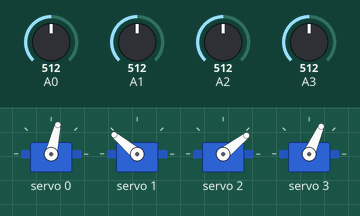
The sketch below on a simulated Arduino Uno, built with avr-gcc and run on an emulated ATmega328P. Parts: 4 × servo. Inputs (shaded band) come from the test bench; at power-on: A0 = 512, A1 = 512, A2 = 512, A3 = 512.

Above: at 1.2 s.
1.3 s: A0 set to 710
At 2.3 s:
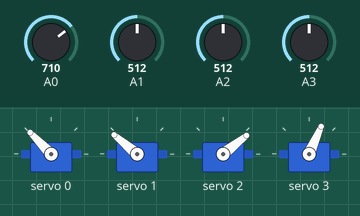
2.8 s: A1 set to 710
At 3.5 s:
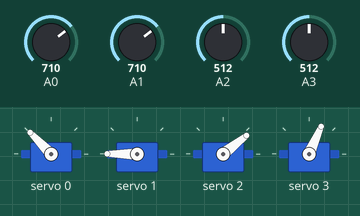
4.3 s: A2 set to 710
At 5.5 s:
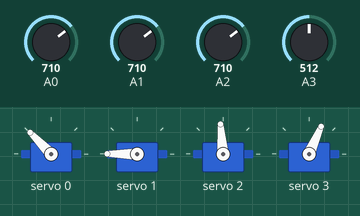
5.8 s: A3 set to 710
At 6.8 s:
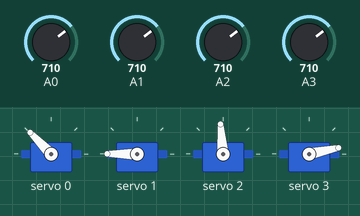
7.3 s: A0 set to 992
At 8.2 s:
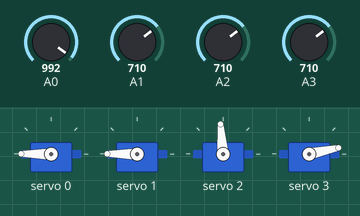
8.8 s: A2 set to 992
At 9.2 s:
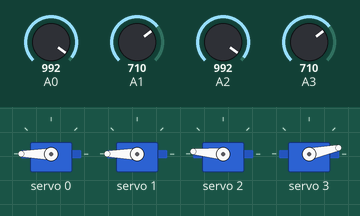
Timing chart, 0 to 11.3 s (numbered marks = the images above; inputs shaded):
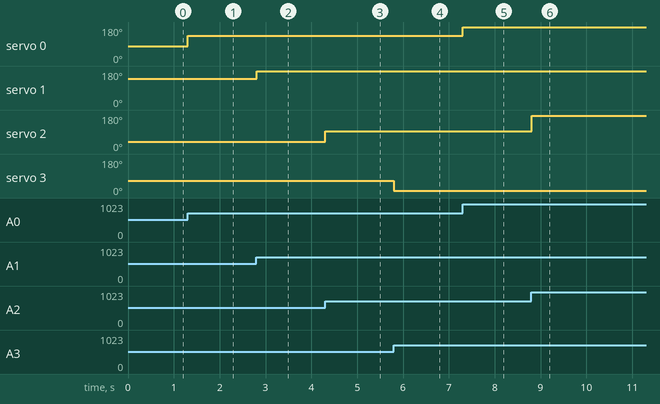

The sketch:

pot-girar-servos-pca9685.ino
```cpp
// MOVER SERVOS DE ACORDO COM POTENCIÔMETROS. POSSÍVEL MELHORIA:
// PARAR DE USAR LARGURA DE PUSLO E USAR OS VALORES QUE CONHEÇO
// PARA CONTROLAR OS SERVOS, PODENDO ADAPTAR PARA CADA UM.
#include <Wire.h>
#include <Adafruit_PWMServoDriver.h>

#define MIN_PULSE_WIDTH        700
#define MAX_PULSE_WIDTH       2350
#define FREQUENCY               60


#define potBase                 A0
#define potBraco1               A1
#define potBraco2               A2
#define potBraco3               A3
#define potGripper              A4

Adafruit_PWMServoDriver pwm = Adafruit_PWMServoDriver();

int base = 0;
int braco1 = 1;
int braco2 = 2;
int braco3 = 3;
int gripper = 5;

int pulse_wide;

void setup()
{
  pwm.begin();
  pwm.setPWMFreq(FREQUENCY);

  Serial.begin(9600);

  //posInit();
}


void moveMotor(int controlIn, int motorOut)
{
  int pulse_wide, pulse_width, potVal;

  potVal = analogRead(controlIn);                                                   //Read value of Potentiometer

  pulse_wide = map(potVal, 300, 850, MIN_PULSE_WIDTH, MAX_PULSE_WIDTH);


  switch(motorOut){
    case 0: // base
      pulse_wide = map(potVal, 300, 850, MIN_PULSE_WIDTH, MAX_PULSE_WIDTH);
      break;

    case 1: // braco1
      pulse_wide = map(potVal, 120, 620, MIN_PULSE_WIDTH, MAX_PULSE_WIDTH);
      break;

    case 2: // braco2
      pulse_wide = map(potVal, 430, 990, MIN_PULSE_WIDTH, MAX_PULSE_WIDTH);
      break;

    case 3: // braco3
      pulse_wide = map(potVal, 700, 110, MIN_PULSE_WIDTH, MAX_PULSE_WIDTH);
      break;

    case 5: //gripper
      pulse_wide = map(potVal, 0, 1023, MIN_PULSE_WIDTH, MAX_PULSE_WIDTH);
      break;

  }
  pulse_width = int(float(pulse_wide) / 1000000 * FREQUENCY * 4096);                //Map Potentiometer position to Motor

  pwm.setPWM(motorOut, 0, pulse_width); //com todas as transformações do valor recebido pelo pot, girar o servo

}

void loop() {
  moveMotor(potBase, base);
  moveMotor(potBraco1, braco1);
  moveMotor(potBraco2, braco2);
  moveMotor(potBraco3, braco3);
  //moveMotor(gripper, potGripper);


}

void posInit(){ // posição inicial. Serve também pra girar tudo
  pwm.setPWM(0, 0, 335); //base na posição 3, a central
  delay(300);
  pwm.setPWM(1, 0, 380); //b1
  delay(300);
  pwm.setPWM(2, 0, 350); //b2
  delay(300);
  pwm.setPWM(3, 0, 240); //b3
  delay(300);
  pwm.setPWM(5, 0, 200);  //gripper
}
```

Measured:
- after the input at 1.3 s, servo 0: 77° → 134° at once
- after the input at 2.8 s, servo 1: 140° → 180° at once
- after the input at 4.3 s, servo 2: 38° → 95° at once
- after the input at 5.8 s, servo 3: 66° → 12° at once
- after the input at 7.3 s, servo 0: 134° → 180° at once
- after the input at 8.8 s, servo 2: 95° → 175° at once
